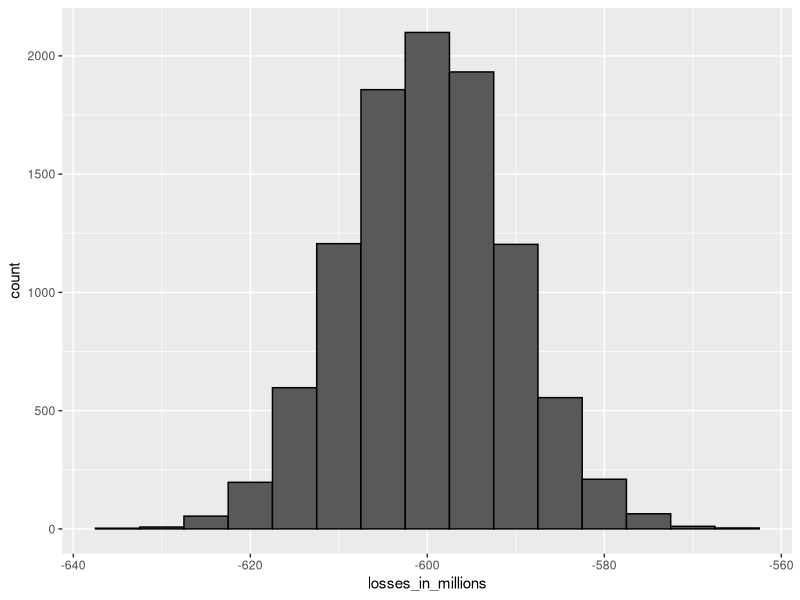

Generate this figure with R:
#!/usr/bin/env Rscript
suppressPackageStartupMessages(library(tidyverse))
set.seed(1)
print("Create a random variable S with the earnings of your bank if you give out 10,000 loans, the default rate is 0.3, and you lose $200,000 in each foreclosure.")
n <- 10000
loss_per_foreclosure <- -200000
# probability of default
p <- 0.3
loan.amt <- 180000
defaults <- sample( c(0,1), n, prob=c(1-p, p), replace = TRUE)
S <- sum(defaults * loss_per_foreclosure)
S

print("Run a Monte Carlo simulation with 10,000 outcomes for S. Make a histogram of the results.")
B <- 10000
losses <- replicate(B, {
    defaults <- sample( c(0,1), n, prob=c(1-p, p), replace = TRUE) 
  sum(defaults * loss_per_foreclosure)
})
data.frame(losses_in_millions=losses/10^6) %>% 
  ggplot(aes(losses_in_millions)) + 
  geom_histogram(color="black", binwidth = 5)

print("What is the expected value of S?")

print("What is the standard error of S?")

print("Suppose we give out loans for $180,000. What should the interest rate be so that our expected value is 0?")

print("(Harder) What should the interest rate be so that the chance of losing money is 1 in 20? In math notation, what should the interest rate be so that Pr( S < 0 ) =0.05")
